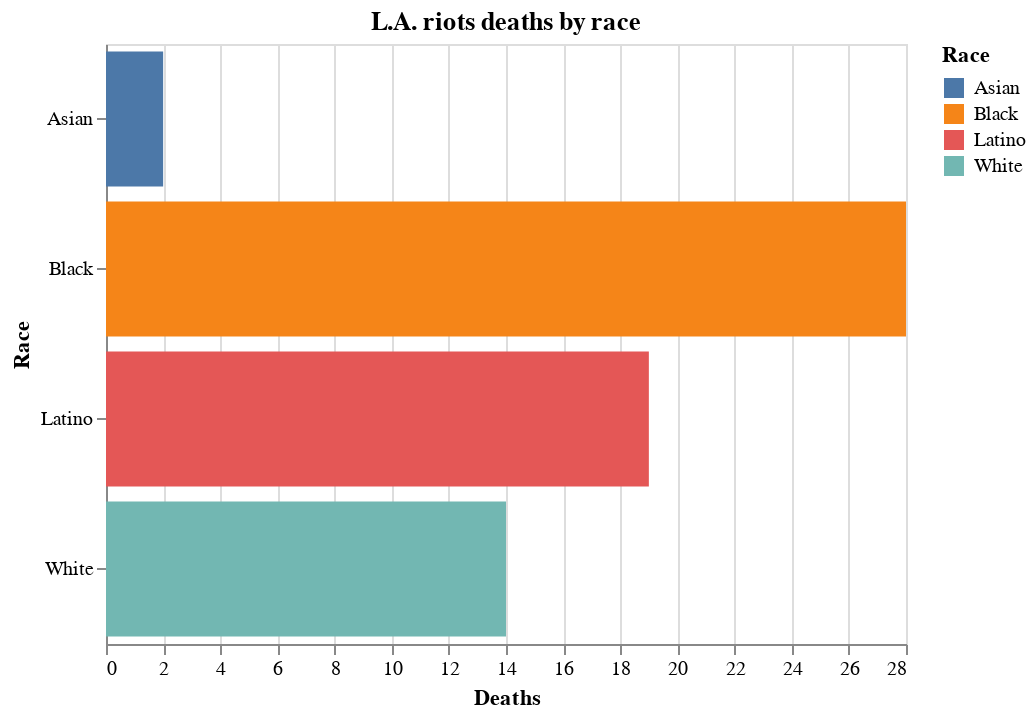

Here is the notebook cell this chart was saved with:
### Markdown cell above
Even add a title

### Code cell
alt.Chart(df, title="L.A. riots deaths by race").mark_bar().encode(
    x=alt.X("count()", axis=alt.Axis(title="Deaths")),
    y=alt.Y("race", axis=alt.Axis(title="Race")),
    color=alt.Color("race", legend=alt.Legend(title="Race"))
)

### Figure 1 — Vega-Lite specification as saved in the notebook (floating-point values rounded to 4 significant figures)
{"$schema": "https://vega.github.io/schema/vega-lite/v2.3.0.json", "config": {"view": {"height": 300, "width": 400}}, "data": {"values": [{"address": "2009 W. 6th St.", "age": 18, "death_date": "1992-04-30", "first_name": "Cesar A.", "gender": "Male", "last_name": "Aguilar", "latitude": 34.06, "longitude": -118.3, "neighborhood": "Westlake", "race": "Latino", "type": "Officer-involved shooting"}, {"address": "Main & College streets", "age": 42, "death_date": "1992-05-01", "first_name": "George", "gender": "Male", "last_name": "Alvarez", "latitude": 34.06, "longitude": -118.2, "neighborhood": "Chinatown", "race": "Latino", "type": "Not riot-related"}, {"address": "3100 Rosecrans Ave.", "age": 40, "death_date": "1992-05-23", "first_name": "Wilson", "gender": "Male", "last_name": "Alvarez", "latitude": 33.9, "longitude": -118.3, "neighborhood": "Hawthorne", "race": "Latino", "type": "Homicide"}, {"address": "Rosecrans & Chester avenues", "age": 30, "death_date": "1992-04-30", "first_name": "Brian E.", "gender": "Male", "last_name": "Andrew", "latitude": 33.9, "longitude": -118.2, "neighborhood": "Compton", "race": "Black", "type": "Officer-involved shooting"}, {"address": "1600 W. 60th St.", "age": 87, "death_date": "1992-05-03", "first_name": "Vivian", "gender": "Female", "last_name": "Austin", "latitude": 33.99, "longitude": -118.3, "neighborhood": "Harvard Park", "race": "Black", "type": "Death"}, {"address": "4404 S. Western Ave.", "age": 27, "death_date": "1992-04-30", "first_name": "Franklin", "gender": "Male", "last_name": "Benavidez", "latitude": 34.0, "longitude": -118.3, "neighborhood": "Vermont Square", "race": "Latino", "type": "Officer-involved shooting"}, {"address": "Harbor Freeway near Slauson Avenue", "age": 42, "death_date": "1992-05-02", "first_name": "Carol", "gender": "Female", "last_name": "Benson", "latitude": 33.99, "longitude": -118.3, "neighborhood": "South Park", "race": "Black", "type": "Death"}, {"address": "2740 W. Olympic Blvd.", "age": 30, "death_date": "1992-04-30", "first_name": "Patrick", "gender": "Male", "last_name": "Bettan", "latitude": 34.05, "longitude": -118.3, "neighborhood": "Koreatown", "race": "White", "type": "Homicide"}, {"address": "Vermont & Leeward avenues", "age": 49, "death_date": "1992-04-30", "first_name": "Hector", "gender": "Male", "last_name": "Castro", "latitude": 34.06, "longitude": -118.3, "neighborhood": "Koreatown", "race": "Latino", "type": "Homicide"}, {"address": "Santa Monica Boulevard & Seward Street", "age": 26, "death_date": "1992-04-30", "first_name": "Jerel L.", "gender": "Male", "last_name": "Channell", "latitude": 34.09, "longitude": -118.3, "neighborhood": "Hollywood", "race": "Black", "type": "Death"}, {"address": "Vermont Avenue & 43rd Street", "age": 15, "death_date": "1992-04-30", "first_name": "Gregory", "gender": "Male", "last_name": "Davis Jr.", "latitude": 34.01, "longitude": -118.3, "neighborhood": "Vermont Square", "race": "Black", "type": "Homicide"}, {"address": "5800 block of South Vermont Avenue", "age": null, "death_date": "1992-05-02", "first_name": "John", "gender": "Male", "last_name": "Doe #80", "latitude": 33.99, "longitude": -118.3, "neighborhood": "Vermont-Slauson", "race": "White", "type": "Homicide"}, {"address": "3500 block of Winslow Drive", "age": 56, "death_date": "1992-05-01", "first_name": "Harry", "gender": "Male", "last_name": "Doller", "latitude": 34.09, "longitude": -118.3, "neighborhood": "Silver Lake", "race": "White", "type": "Not riot-related"}, {"address": "614 S. Locust Ave.", "age": 35, "death_date": "1992-04-30", "first_name": "Kevin J.", "gender": "Male", "last_name": "Edwards", "latitude": 33.89, "longitude": -118.2, "neighborhood": "Compton", "race": "Black", "type": "Not riot-related"}, {"address": "Slauson & 7th avenues", "age": 45, "death_date": "1992-04-30", "first_name": "Howard", "gender": "Male", "last_name": "Epstein", "latitude": 33.99, "longitude": -118.3, "neighborhood": "Hyde Park", "race": "White", "type": "Homicide"}, {"address": "7608 S. Compton Ave.", "age": 65, "death_date": "1992-05-02", "first_name": "Juana", "gender": "Female", "last_name": "Espinosa", "latitude": 33.92, "longitude": -118.2, "neighborhood": "Compton", "race": "Latino", "type": "Homicide"}, {"address": "Braddock Drive & Inglewood Boulevard", "age": 24, "death_date": "1992-05-01", "first_name": "Kevin A.", "gender": "Male", "last_name": "Evanahen", "latitude": 33.99, "longitude": -118.4, "neighborhood": "Del Rey", "race": "White", "type": "Homicide"}, {"address": "1005 S. Fresno St.", "age": 15, "death_date": "1992-04-30", "first_name": "Jose L.", "gender": "Male", "last_name": "Garcia", "latitude": 34.03, "longitude": -118.2, "neighborhood": "Boyle Heights", "race": "Latino", "type": "Not riot-related"}, {"address": "10700 block of Burin Avenue", "age": 15, "death_date": "1992-04-30", "first_name": "Mark", "gender": "Male", "last_name": "Garcia", "latitude": 33.94, "longitude": -118.4, "neighborhood": "Lennox", "race": "Latino", "type": "Officer-involved shooting"}, {"address": "12834 Vanowen St.", "age": 32, "death_date": "1992-12-16", "first_name": "Elias", "gender": "Male", "last_name": "Garcia Rivera", "latitude": 34.19, "longitude": -118.4, "neighborhood": "Valley Glen", "race": "Latino", "type": "Homicide"}, {"address": "2034 W. Pico Blvd.", "age": 36, "death_date": "1992-04-30", "first_name": "Andreas", "gender": "Male", "last_name": "Garnica", "latitude": 34.05, "longitude": -118.3, "neighborhood": "Pico-Union", "race": "Latino", "type": "Not riot-related"}, {"address": "Holt & Loranne avenues", "age": 35, "death_date": "1992-05-01", "first_name": "Meeker", "gender": "Male", "last_name": "Gibson", "latitude": 34.06, "longitude": -117.7, "neighborhood": "Pomona", "race": "Black", "type": "Homicide"}, {"address": "Lemon Avenue & Pacific Coast Highway", "age": 32, "death_date": "1992-04-30", "first_name": "Matthew D.", "gender": "Male", "last_name": "Haines", "latitude": 33.79, "longitude": -118.2, "neighborhood": "Long Beach", "race": "White", "type": "Homicide"}, {"address": "Avalon Boulevard & Slauson Avenue", "age": 38, "death_date": "1992-04-29", "first_name": "Jimmie", "gender": "Male", "last_name": "Harris", "latitude": 33.99, "longitude": -118.3, "neighborhood": "South Park", "race": "Black", "type": "Death"}, {"address": "Central Avenue & 112th Street", "age": 17, "death_date": "1992-04-30", "first_name": "DeAndre", "gender": "Male", "last_name": "Harrison", "latitude": 33.93, "longitude": -118.3, "neighborhood": "Green Meadows", "race": "Black", "type": "Officer-involved shooting"}, {"address": "1439 E. Walnut", "age": 38, "death_date": "1992-05-01", "first_name": "Paul D.", "gender": "Male", "last_name": "Horace", "latitude": 34.02, "longitude": -118.2, "neighborhood": "Central-Alameda", "race": "Black", "type": "Homicide"}, {"address": "Main & 51st streets", "age": 56, "death_date": "1992-05-01", "first_name": "Betty", "gender": "Female", "last_name": "Jackson", "latitude": 34.0, "longitude": -118.3, "neighborhood": "South Park", "race": "Black", "type": "Death"}, {"address": "11322 Alvaro St.", "age": 38, "death_date": "1992-04-30", "first_name": "Dennis Ray", "gender": "Male", "last_name": "Jackson", "latitude": 33.93, "longitude": -118.3, "neighborhood": "Watts", "race": "Black", "type": "Officer-involved shooting"}, {"address": "Willowbrook Avenue & Alondra Boulevard", "age": 25, "death_date": "1992-04-30", "first_name": "Tranh", "gender": "Male", "last_name": "Lam", "latitude": 33.89, "longitude": -118.2, "neighborhood": "Compton", "race": "Asian", "type": "Homicide"}, {"address": "Hobart Boulevard & 3rd Street", "age": 18, "death_date": "1992-04-30", "first_name": "Edward Song", "gender": "Male", "last_name": "Lee", "latitude": 34.07, "longitude": -118.3, "neighborhood": "Koreatown", "race": "Asian", "type": "Homicide"}, {"address": "16th Street & Central Avenue", "age": 36, "death_date": "1992-04-30", "first_name": "Frank D.", "gender": "Male", "last_name": "Lopez", "latitude": 34.03, "longitude": -118.2, "neighborhood": "Downtown", "race": "Latino", "type": "Homicide"}, {"address": "Santa Monica Boulevard & Seward Street", "age": 18, "death_date": "1992-04-30", "first_name": "Darnell R.", "gender": "Male", "last_name": "Mallory", "latitude": 34.09, "longitude": -118.3, "neighborhood": "Hollywood", "race": "Black", "type": "Death"}, {"address": "1800 block of East New York Drive", "age": 51, "death_date": "1992-05-01", "first_name": "Lucie R.", "gender": "Female", "last_name": "Maronian", "latitude": 34.18, "longitude": -118.1, "neighborhood": "Altadena", "race": "White", "type": "Homicide"}, {"address": "near North Los Robles Avenue & Claremont Street", "age": 22, "death_date": "1992-05-03", "first_name": "Howard Eugene", "gender": "Male", "last_name": "Martin", "latitude": 34.17, "longitude": -118.1, "neighborhood": "Pasadena", "race": "Black", "type": "Officer-involved shooting"}, {"address": "Avalon Boulevard & 102nd Street", "age": 45, "death_date": "1992-04-30", "first_name": "Ira F.", "gender": "Male", "last_name": "McCurry", "latitude": 33.94, "longitude": -118.3, "neighborhood": "Green Meadows", "race": "White", "type": "Homicide"}, {"address": "Florence Avenue & Cimarron Street", "age": 32, "death_date": "1992-05-01", "first_name": "Alfred V.", "gender": "Male", "last_name": "Miller", "latitude": 33.97, "longitude": -118.3, "neighborhood": "Chesterfield Square", "race": "Black", "type": "Homicide"}, {"address": "120th Street & Central Avenue", "age": 23, "death_date": "1992-04-29", "first_name": "Arturo C.", "gender": "Male", "last_name": "Miranda", "latitude": 33.92, "longitude": -118.3, "neighborhood": "Green Meadows", "race": "Latino", "type": "Homicide"}, {"address": "2137 E. 115th St.", "age": 24, "death_date": "1992-05-01", "first_name": "Suzanne R.", "gender": "Female", "last_name": "Morgan", "latitude": 33.93, "longitude": -118.2, "neighborhood": "Watts", "race": "Black", "type": "Not riot-related"}, {"address": "1601 S. Western Ave.", "age": 20, "death_date": "1992-08-12", "first_name": "Nissar", "gender": "Male", "last_name": "Mustafa", "latitude": 34.04, "longitude": -118.3, "neighborhood": "Harvard Heights", "race": "White", "type": "Homicide"}, {"address": "Western Avenue & 92nd Street", "age": 27, "death_date": "1992-04-30", "first_name": "Ernest", "gender": "Male", "last_name": "Neal Jr.", "latitude": 33.95, "longitude": -118.3, "neighborhood": "Gramercy Park", "race": "Black", "type": "Homicide"}, {"address": "San Pedro & 78th streets", "age": 21, "death_date": "1992-04-30", "first_name": "Anthony", "gender": "Male", "last_name": "Netherly", "latitude": 33.97, "longitude": -118.3, "neighborhood": "Florence", "race": "Black", "type": "Homicide"}, {"address": "Florence Avenue & Flower Street", "age": 21, "death_date": "1992-05-01", "first_name": "Charles W.", "gender": "Male", "last_name": "Orebo", "latitude": 33.97, "longitude": -118.3, "neighborhood": "Florence", "race": "Black", "type": "Officer-involved shooting"}, {"address": "Santa Monica Boulevard & Seward Street", "age": 37, "death_date": "1992-04-30", "first_name": "Juanita", "gender": "Female", "last_name": "Pettaway", "latitude": 34.09, "longitude": -118.3, "neighborhood": "Hollywood", "race": "Black", "type": "Death"}, {"address": "4028 Santa Monica Blvd.", "age": 20, "death_date": "1992-04-30", "first_name": "Juan A.", "gender": "Male", "last_name": "Pineda", "latitude": 34.09, "longitude": -118.3, "neighborhood": "Silver Lake", "race": "Latino", "type": "Homicide"}, {"address": "12732 Bess St.", "age": 23, "death_date": "1992-05-03", "first_name": "Hugo G.", "gender": "Male", "last_name": "Ramirez", "latitude": 34.07, "longitude": -118.0, "neighborhood": "Baldwin Park", "race": "Latino", "type": "Not riot-related"}, {"address": "11690 Gateway Blvd.", "age": 68, "death_date": "1992-05-01", "first_name": "Aaron", "gender": "Male", "last_name": "Ratinoff", "latitude": 34.03, "longitude": -118.4, "neighborhood": "Sawtelle", "race": "White", "type": "Homicide"}, {"address": "Pico Boulevard & Vermont Avenue", "age": 26, "death_date": "1992-05-03", "first_name": "Victor R.", "gender": "Male", "last_name": "Rivas", "latitude": 34.05, "longitude": -118.3, "neighborhood": "Pico-Union", "race": "Latino", "type": "Officer-involved shooting"}, {"address": "2882 W. 9th St.", "age": 33, "death_date": "1992-05-01", "first_name": "William", "gender": "Male", "last_name": "Ross", "latitude": 34.06, "longitude": -118.3, "neighborhood": "Koreatown", "race": "White", "type": "Homicide"}, {"address": "3100 block of South Main Street", "age": 20, "death_date": "1992-05-20", "first_name": "Juan V.", "gender": "Male", "last_name": "Salgado", "latitude": 34.02, "longitude": -118.3, "neighborhood": "Historic South-Central", "race": "Latino", "type": "Homicide"}, {"address": "San Diego Freeway & San Fernando Mission Boulevard", "age": 31, "death_date": "1992-05-03", "first_name": "Imad", "gender": "Male", "last_name": "Sharaf", "latitude": 34.27, "longitude": -118.5, "neighborhood": "Mission Hills", "race": "Black", "type": "Not riot-related"}, {"address": "Vermont Avenue & Santa Monica Boulevard", "age": 25, "death_date": "1992-05-01", "first_name": "Jose", "gender": "Male", "last_name": "Solorzano", "latitude": 34.09, "longitude": -118.3, "neighborhood": "East Hollywood", "race": "Latino", "type": "Homicide"}, {"address": "2600 block of Florence Avenue", "age": 20, "death_date": "1992-04-30", "first_name": "George A.", "gender": "Male", "last_name": "Sosa", "latitude": 33.97, "longitude": -118.2, "neighborhood": "Huntington Park", "race": "Latino", "type": "Homicide"}, {"address": "11322 Alvaro St.", "age": 31, "death_date": "1992-04-30", "first_name": "Anthony J.", "gender": "Male", "last_name": "Taylor", "latitude": 33.93, "longitude": -118.3, "neighborhood": "Watts", "race": "Black", "type": "Officer-involved shooting"}, {"address": "4365 S. Vermont Ave.", "age": 42, "death_date": "1992-04-29", "first_name": "Dwight", "gender": "Male", "last_name": "Taylor", "latitude": 34.0, "longitude": -118.3, "neighborhood": "Vermont Square", "race": "Black", "type": "Homicide"}, {"address": "5213 Sunset Blvd.", "age": 26, "death_date": "1992-04-30", "first_name": "James L.", "gender": "Male", "last_name": "Taylor", "latitude": 34.1, "longitude": -118.3, "neighborhood": "East Hollywood", "race": "Black", "type": "Homicide"}, {"address": "5510 W. Sunset Blvd.", "age": 54, "death_date": "1993-11-24", "first_name": "Wallace", "gender": "Male", "last_name": "Tope", "latitude": 34.1, "longitude": -118.3, "neighborhood": "Hollywood", "race": "White", "type": "Homicide"}, {"address": "San Fernando Road & San Fernando Mission Boulevard", "age": 15, "death_date": "1992-04-29", "first_name": "Edward Anthony", "gender": "Male", "last_name": "Travens", "latitude": 34.28, "longitude": -118.4, "neighborhood": "San Fernando", "race": "White", "type": "Not riot-related"}, {"address": "5100 block of West Slauson Avenue", "age": 33, "death_date": "1992-04-29", "first_name": "Eduardo C.", "gender": "Male", "last_name": "Vela", "latitude": 33.99, "longitude": -118.4, "neighborhood": "Ladera Heights", "race": "Latino", "type": "Homicide"}, {"address": "11932 Cometa Ave.", "age": 20, "death_date": "1992-05-02", "first_name": "Fredrick", "gender": "Male", "last_name": "Ward", "latitude": 34.29, "longitude": -118.4, "neighborhood": "Pacoima", "race": "Black", "type": "Homicide"}, {"address": "4365 S. Vermont Ave.", "age": 18, "death_date": "1992-04-29", "first_name": "Louis A.", "gender": "Male", "last_name": "Watson", "latitude": 34.01, "longitude": -118.3, "neighborhood": "Vermont Square", "race": "Black", "type": "Homicide"}, {"address": "Western Avenue & 92nd Street", "age": 33, "death_date": "1992-04-30", "first_name": "Elbert O.", "gender": "Male", "last_name": "Wilkins", "latitude": 33.95, "longitude": -118.3, "neighborhood": "Gramercy Park", "race": "Black", "type": "Homicide"}, {"address": "10621 Sepulveda Blvd.", "age": 37, "death_date": "1992-04-29", "first_name": "John H.", "gender": "Male", "last_name": "Willers", "latitude": 34.26, "longitude": -118.5, "neighborhood": "Mission Hills", "race": "White", "type": "Homicide"}, {"address": "Gage & Western avenues", "age": 29, "death_date": "1992-04-29", "first_name": "Willie Bernard", "gender": "Male", "last_name": "Williams", "latitude": 33.98, "longitude": -118.3, "neighborhood": "Chesterfield Square", "race": "Black", "type": "Death"}]}, "encoding": {"color": {"field": "race", "legend": {"title": "Race"}, "type": "nominal"}, "x": {"aggregate": "count", "axis": {"title": "Deaths"}, "type": "quantitative"}, "y": {"axis": {"title": "Race"}, "field": "race", "type": "nominal"}}, "mark": "bar", "title": "L.A. riots deaths by race"}
